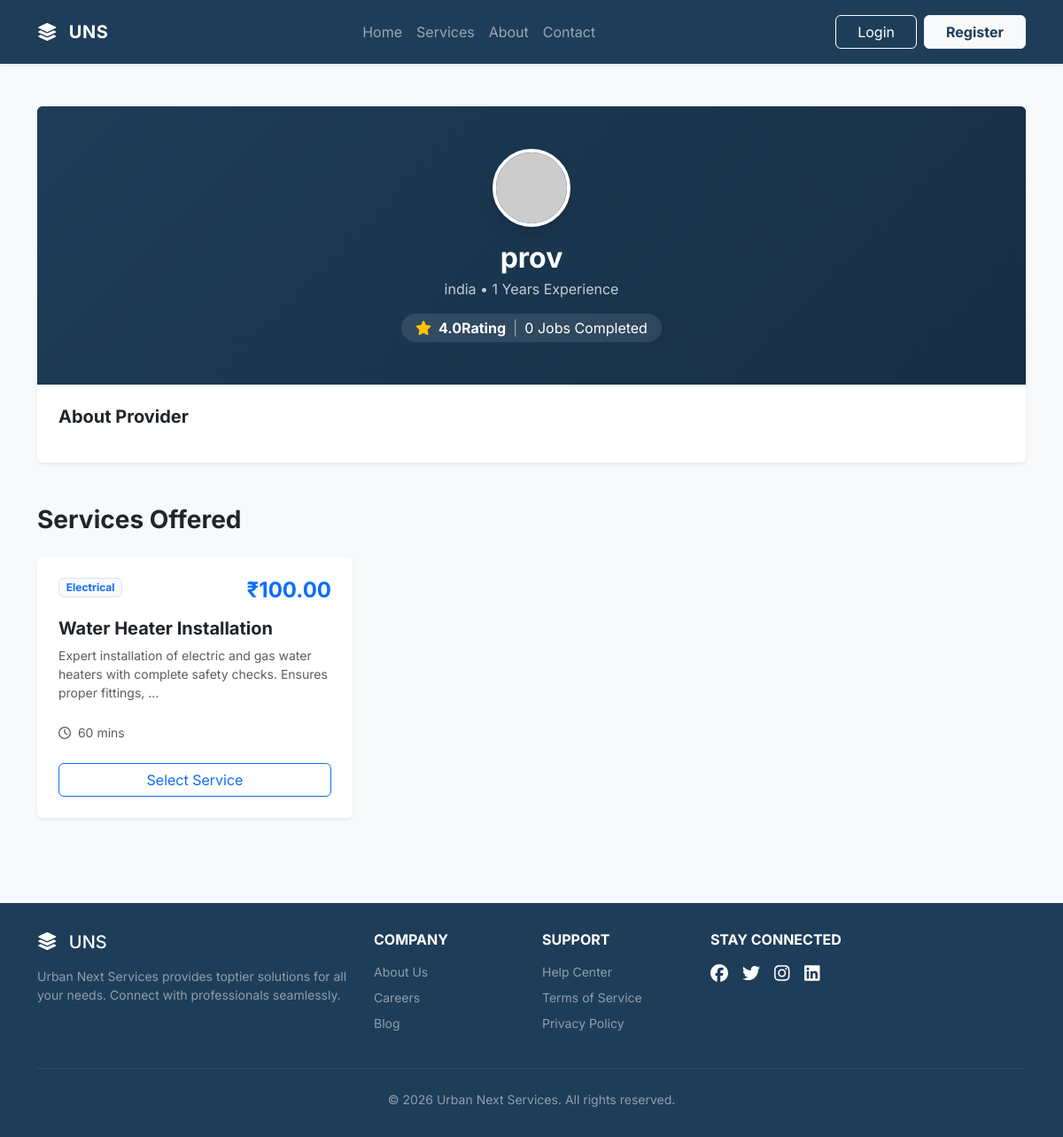
The app's page /services/provider/1/, older data.
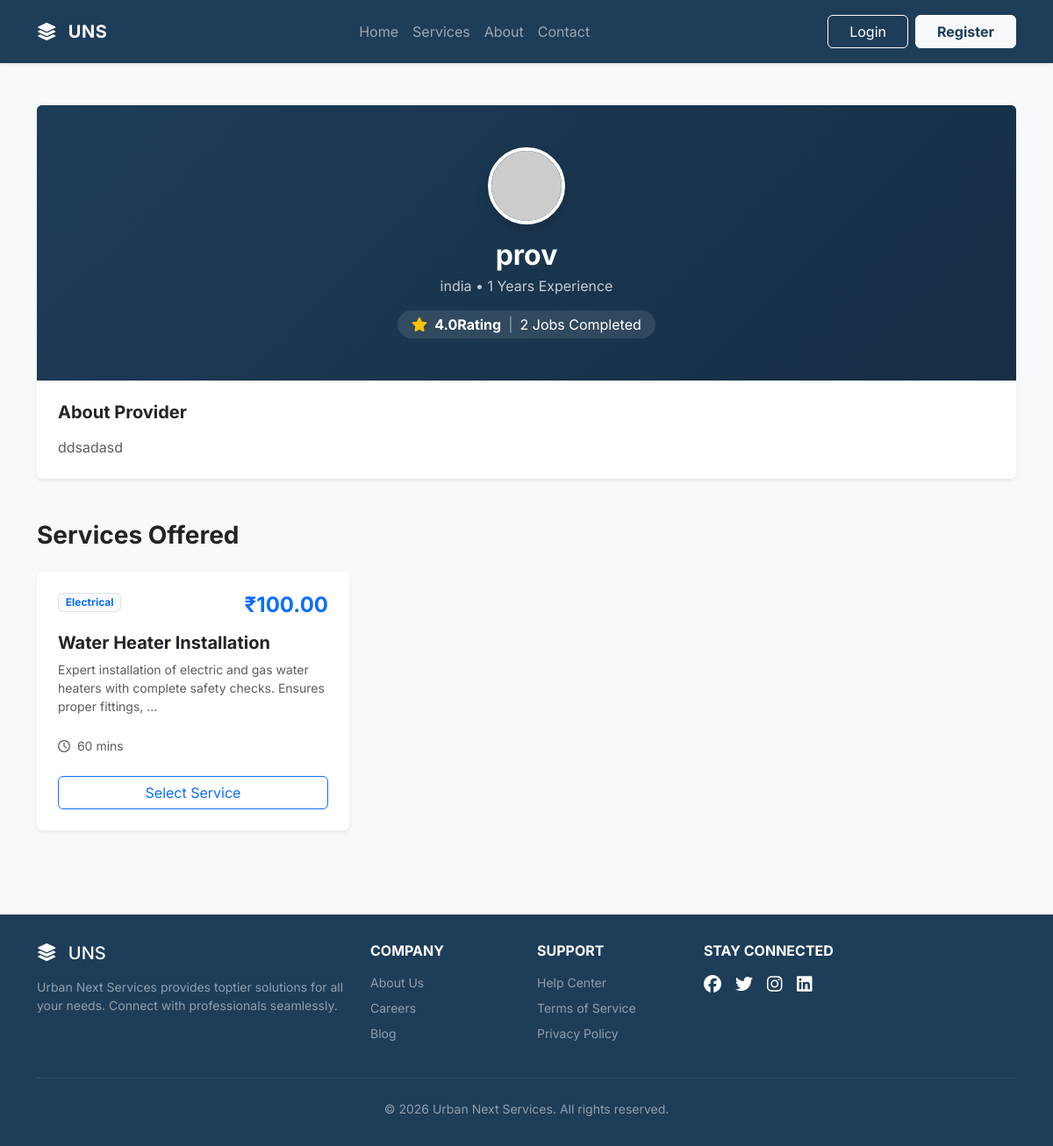
The same page, newer data.
### accounts/models.py (models this page shows, shortened)
class ProviderProfile(models.Model):
    user = models.OneToOneField(User, on_delete=models.CASCADE)
    profile_picture = models.ImageField(upload_to="profile_pictures/", null=True, blank=True)
    experience_years = models.IntegerField(default=0)
    bio = models.TextField(blank=True)
    service_radius_km = models.IntegerField(default=10)
    is_available = models.BooleanField(default=True)
    is_approved = models.BooleanField(default=False)
    rating = models.FloatField(default=0)
    total_jobs = models.IntegerField(default=0)
    created_at = models.DateTimeField(auto_now_add=True)

class User(models.Model):
    ROLE_CHOICES = (
        ('CUSTOMER', 'Customer'),
        ('PROVIDER', 'Provider'),
    )
    username = models.CharField(max_length=120)
    email = models.EmailField(unique=True)
    password = models.CharField(max_length=255)  # store hashed password
    phone = models.IntegerField()
    role = models.CharField(max_length=20, choices=ROLE_CHOICES, default='CUSTOMER')
    first_name = models.CharField(max_length=100, blank=True, null=True)
    last_name = models.CharField(max_length=100, blank=True, null=True)
    city = models.CharField(max_length=100, blank=True, null=True)
    address = models.TextField(blank=True, null=True)
    is_active = models.BooleanField(default=True)
    is_verified = models.BooleanField(default=False)
    created_at = models.DateTimeField(auto_now_add=True)

### services/views.py (the view)
# urls.py: path('provider/<int:provider_id>/', views.service_by_provider, name='service_by_provider'),
def service_by_provider(request, provider_id):
    provider = get_object_or_404(ProviderProfile, id=provider_id)
    provider_services = ProviderService.objects.filter(provider=provider, is_active=True)
    return render(request, 'services/service_by_provider.html', {
        'provider': provider,
        'provider_services': provider_services
    })

### services/templates/services/service_by_provider.html
{% extends 'base.html' %}
{% load static %}
{% block content %}
<section class="py-5 bg-light">
    <div class="container">
        <div class="card border-0 shadow-sm mb-5 overflow-hidden">
            <div class="card-body p-0">
                <div class="bg-primary p-5 text-center text-white" style="background: linear-gradient(135deg, #1e3d59 0%, #162e44 100%);">
                    <img src="https://ui-avatars.com/api/?name={{ provider.user.username }}&background=random&size=128" class="rounded-circle border border-4 border-white shadow mb-3" alt="{{ provider.user.username }}">
                    <h2 class="fw-bold mb-1">{{ provider.user.username }}</h2>
                    <p class="opacity-75 mb-3">{{ provider.user.city }} • {{ provider.experience_years }} Years Experience</p>
                    <div class="d-inline-flex align-items-center bg-white bg-opacity-10 px-3 py-1 rounded-pill">
                        <i class="fa-solid fa-star text-warning me-2"></i>
                        <span class="fw-bold">{{ provider.rating }}Rating</span>
                        <span class="mx-2 opacity-50">|</span>
                        <span>{{ provider.total_jobs }} Jobs Completed</span>
                    </div>
                </div>
                <div class="p-4">
                    <h5 class="fw-bold mb-3">About Provider</h5>
                    <p class="text-muted mb-0">{{ provider.bio }}</p>
                </div>
            </div>
        </div>
        <h3 class="fw-bold mb-4">Services Offered</h3>
        <div class="row g-4">
            {% if provider_services %}
                {% for ps in provider_services %}
                <div class="col-md-6 col-lg-4">
                    <div class="card h-100 border-0 shadow-sm hover-card">
                        <div class="card-body p-4">
                            <div class="d-flex justify-content-between align-items-start mb-3">
                                <span class="badge bg-light text-primary border">{{ ps.service.category.name }}</span>
                                <h4 class="fw-bold text-primary mb-0">₹{{ ps.custom_price }}</h4>
                            </div>
                            <h5 class="fw-bold mb-2">{{ ps.service.name }}</h5>
                            <p class="text-muted small mb-4">{{ ps.service.description|truncatewords:15 }}</p>
                            <div class="d-flex align-items-center justify-content-between text-muted small mb-4">
                                <span><i class="fa-regular fa-clock me-1"></i> {{ ps.service.estimated_duration_minutes }} mins</span>
                            </div>
                            <div class="d-grid mt-auto">
                                <button class="btn btn-outline-primary">Select Service</button>
                            </div>
                        </div>
                    </div>
                </div>
                {% endfor %}
            {% else %}
                <div class="col-12">
                    <p class="text-muted">This provider has not listed any services yet.</p>
                </div>
            {% endif %}
        </div>
    </div>
</section>
{% endblock %}

Row changes from the older to the newer data that the page shows:
changed ProviderProfile "prov": total_jobs "0" → "2"; bio (not shown) → "ddsadasd"
